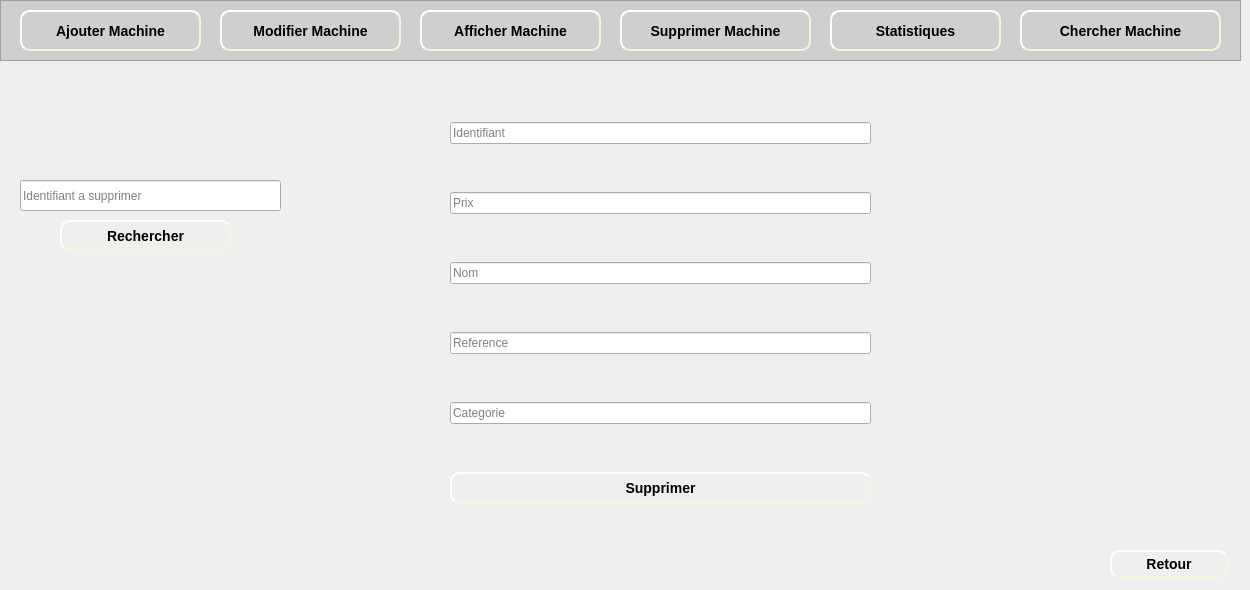
    <widget class="QWidget" name="page_11">
     <widget class="QFrame" name="frame_10">
      <property name="geometry">
       <rect>
        <x>0</x>
        <y>0</y>
        <width>1241</width>
        <height>61</height>
       </rect>
      </property>
      <property name="styleSheet">
       <string notr="true">background-color: rgb(207, 207, 207);</string>
      </property>
      <property name="frameShape">
       <enum>QFrame::StyledPanel</enum>
      </property>
      <property name="frameShadow">
       <enum>QFrame::Raised</enum>
      </property>
      <widget class="QPushButton" name="pushButton_ajouterMachine_6">
       <property name="geometry">
        <rect>
         <x>20</x>
         <y>10</y>
         <width>181</width>
         <height>41</height>
        </rect>
       </property>
       <property name="styleSheet">
        <string notr="true">#pushButton_ajouterMachine_6
{
	background-color: rgb(207, 207, 207);
	border-color: beige;
border-style: outset;
  border-width: 2px;
  border-radius: 10px;
  font: bold 14px;
  min-width: 6em;
  padding: 6px;

}
#pushButton_ajouterMachine_6:hover
{
	border-color: blue;
}</string>
       </property>
       <property name="text">
        <string>Ajouter Machine</string>
       </property>
      </widget>
      <widget class="QLabel" name="label_87">
       <property name="geometry">
        <rect>
         <x>30</x>
         <y>20</y>
         <width>21</width>
         <height>21</height>
        </rect>
       </property>
       <property name="text">
        <string/>
       </property>
       <property name="pixmap">
        <pixmap>../Bouttons/ajouMachine-removebg-preview.png</pixmap>
       </property>
       <property name="scaledContents">
        <bool>true</bool>
       </property>
      </widget>
      <widget class="QPushButton" name="pushButton_modifierMachine_6">
       <property name="geometry">
        <rect>
         <x>220</x>
         <y>10</y>
         <width>181</width>
         <height>41</height>
        </rect>
       </property>
       <property name="styleSheet">
        <string notr="true">#pushButton_modifierMachine_6
{
	background-color: rgb(207, 207, 207);
	border-color: beige;
border-style: outset;
  border-width: 2px;
  border-radius: 10px;
  font: bold 14px;
  min-width: 6em;
  padding: 6px;

}
#pushButton_modifierMachine_6:hover
{
	border-color: blue;
}</string>
       </property>
       <property name="text">
        <string>Modifier Machine</string>
       </property>
      </widget>
      <widget class="QLabel" name="label_88">
       <property name="geometry">
        <rect>
         <x>230</x>
         <y>20</y>
         <width>21</width>
         <height>21</height>
        </rect>
       </property>
       <property name="text">
        <string/>
       </property>
       <property name="pixmap">
        <pixmap>../Bouttons/modifier-removebg-preview.png</pixmap>
       </property>
       <property name="scaledContents">
        <bool>true</bool>
       </property>
      </widget>
      <widget class="QPushButton" name="pushButton_afficherMachine_5">
       <property name="geometry">
        <rect>
         <x>420</x>
         <y>10</y>
         <width>181</width>
         <height>41</height>
        </rect>
       </property>
       <property name="styleSheet">
        <string notr="true">#pushButton_afficherMachine_5
{

	border-color: beige;
border-style: outset;
  border-width: 2px;
  border-radius: 10px;
  font: bold 14px;
  min-width: 6em;
  padding: 6px;

}
#pushButton_afficherMachine_5:hover
{
	border-color: blue;
}</string>
       </property>
       <property name="text">
        <string>Afficher Machine</string>
       </property>
      </widget>
      <widget class="QLabel" name="label_89">
       <property name="geometry">
        <rect>
         <x>430</x>
         <y>20</y>
         <width>21</width>
         <height>21</height>
        </rect>
       </property>
       <property name="text">
        <string/>
       </property>
       <property name="pixmap">
        <pixmap>../Bouttons/afficher-removebg-preview.png</pixmap>
       </property>
       <property name="scaledContents">
        <bool>true</bool>
       </property>
      </widget>
      <widget class="QPushButton" name="pushButton_supprimerMachine_5">
       <property name="geometry">
        <rect>
         <x>620</x>
         <y>10</y>
         <width>191</width>
         <height>41</height>
        </rect>
       </property>
       <property name="styleSheet">
        <string notr="true">#pushButton_supprimerMachine_5
{
	background-color: rgb(207, 207, 207);
	border-color: beige;
border-style: outset;
  border-width: 2px;
  border-radius: 10px;
  font: bold 14px;
  min-width: 6em;
  padding: 6px;

}
#pushButton_supprimerMachine_5:hover
{
	border-color: blue;
}</string>
       </property>
       <property name="text">
        <string>Supprimer Machine</string>
       </property>
      </widget>
      <widget class="QLabel" name="label_90">
       <property name="geometry">
        <rect>
         <x>630</x>
         <y>20</y>
         <width>16</width>
         <height>20</height>
        </rect>
       </property>
       <property name="text">
        <string/>
       </property>
       <property name="pixmap">
        <pixmap>../Bouttons/supprimerMachine-removebg-preview.png</pixmap>
       </property>
       <property name="scaledContents">
        <bool>true</bool>
       </property>
      </widget>
      <widget class="QPushButton" name="pushButton_statistiques_5">
       <property name="geometry">
        <rect>
         <x>830</x>
         <y>10</y>
         <width>171</width>
         <height>41</height>
        </rect>
       </property>
       <property name="styleSheet">
        <string notr="true">#pushButton_statistiques_5
{
	background-color: rgb(207, 207, 207);
	border-color: beige;
border-style: outset;
  border-width: 2px;
  border-radius: 10px;
  font: bold 14px;
  min-width: 6em;
  padding: 6px;

}
#pushButton_statistiques_5:hover
{
	border-color: blue;
}</string>
       </property>
       <property name="text">
        <string>Statistiques</string>
       </property>
      </widget>
      <widget class="QLabel" name="label_25">
       <property name="geometry">
        <rect>
         <x>840</x>
         <y>20</y>
         <width>21</width>
         <height>21</height>
        </rect>
       </property>
       <property name="text">
        <string/>
       </property>
       <property name="pixmap">
        <pixmap>../Bouttons/stat-removebg-preview.png</pixmap>
       </property>
       <property name="scaledContents">
        <bool>true</bool>
       </property>
      </widget>
      <widget class="QPushButton" name="pushButton_chercherMachine_5">
       <property name="geometry">
        <rect>
         <x>1020</x>
         <y>10</y>
         <width>201</width>
         <height>41</height>
        </rect>
       </property>
       <property name="styleSheet">
        <string notr="true">#pushButton_chercherMachine_5
{

	border-color: beige;
border-style: outset;
  border-width: 2px;
  border-radius: 10px;
  font: bold 14px;
  min-width: 6em;
  padding: 6px;

}
#pushButton_chercherMachine_5:hover
{
	border-color: blue;
}</string>
       </property>
       <property name="text">
        <string>Chercher Machine</string>
       </property>
      </widget>
      <widget class="QLabel" name="label_99">
       <property name="geometry">
        <rect>
         <x>1030</x>
         <y>20</y>
         <width>21</width>
         <height>21</height>
        </rect>
       </property>
       <property name="text">
        <string/>
       </property>
       <property name="pixmap">
        <pixmap>../Bouttons/consulter-removebg-preview.png</pixmap>
       </property>
       <property name="scaledContents">
        <bool>true</bool>
       </property>
      </widget>
     </widget>
     <widget class="QLabel" name="label_18">
      <property name="geometry">
       <rect>
        <x>0</x>
        <y>60</y>
        <width>1241</width>
        <height>521</height>
       </rect>
      </property>
      <property name="text">
       <string/>
      </property>
      <property name="pixmap">
       <pixmap>../Bouttons/fontFinal.jpg</pixmap>
      </property>
      <property name="scaledContents">
       <bool>true</bool>
      </property>
     </widget>
     <widget class="QLineEdit" name="lineEdit_idSupprimerM">
      <property name="geometry">
       <rect>
        <x>20</x>
        <y>180</y>
        <width>261</width>
        <height>31</height>
       </rect>
      </property>
      <property name="placeholderText">
       <string>Identifiant a supprimer</string>
      </property>
     </widget>
     <widget class="QPushButton" name="pushButton_rechercherSM">
      <property name="geometry">
       <rect>
        <x>60</x>
        <y>220</y>
        <width>171</width>
        <height>31</height>
       </rect>
      </property>
      <property name="styleSheet">
       <string notr="true">#pushButton_rechercherSM
{

	border-color: beige;
border-style: outset;
  border-width: 2px;
  border-radius: 10px;
  font: bold 14px;
  min-width: 6em;
  padding: 6px;

}
#pushButton_rechercherSM:hover
{
	border-color: blue;
}</string>
      </property>
      <property name="text">
       <string>Rechercher</string>
      </property>
     </widget>
     <widget class="QLabel" name="label_37">
      <property name="geometry">
       <rect>
        <x>70</x>
        <y>220</y>
        <width>21</width>
        <height>21</height>
       </rect>
      </property>
      <property name="text">
       <string/>
      </property>
      <property name="pixmap">
       <pixmap>../Bouttons/consulter-removebg-preview.png</pixmap>
      </property>
      <property name="scaledContents">
       <bool>true</bool>
      </property>
     </widget>
     <widget class="QPushButton" name="pushButton_retour_7">
      <property name="geometry">
       <rect>
        <x>1110</x>
        <y>550</y>
        <width>118</width>
        <height>28</height>
       </rect>
      </property>
      <property name="styleSheet">
       <string notr="true">#pushButton_retour_7
{
	
	border-color: beige;
border-style: outset;
  border-width: 2px;
  border-radius: 10px;
  font: bold 14px;
  min-width: 6em;
  padding: 6px;

}
#pushButton_retour_7:hover
{
	border-color: blue;
}</string>
      </property>
      <property name="text">
       <string>Retour</string>
      </property>
     </widget>
     <widget class="QLabel" name="label_91">
      <property name="geometry">
       <rect>
        <x>1120</x>
        <y>560</y>
        <width>21</width>
        <height>16</height>
       </rect>
      </property>
      <property name="text">
       <string/>
      </property>
      <property name="pixmap">
       <pixmap>../Bouttons/retour-removebg-preview.png</pixmap>
      </property>
      <property name="scaledContents">
       <bool>true</bool>
      </property>
     </widget>
     <widget class="QWidget" name="verticalLayoutWidget_11">
      <property name="geometry">
       <rect>
        <x>450</x>
        <y>80</y>
        <width>421</width>
        <height>471</height>
       </rect>
      </property>
      <layout class="QVBoxLayout" name="verticalLayout_10">
       <item>
        <widget class="QLineEdit" name="lineEdit_idMachine_2">
         <property name="placeholderText">
          <string>Identifiant</string>
         </property>
        </widget>
       </item>
       <item>
        <widget class="QLineEdit" name="lineEdit_prix_3">
         <property name="placeholderText">
          <string>Prix</string>
         </property>
        </widget>
       </item>
       <item>
        <widget class="QLineEdit" name="lineEdit_nom_6">
         <property name="placeholderText">
          <string>Nom</string>
         </property>
        </widget>
       </item>
       <item>
        <widget class="QLineEdit" name="lineEdit_reference_3">
         <property name="placeholderText">
          <string>Reference</string>
         </property>
        </widget>
       </item>
       <item>
        <widget class="QLineEdit" name="lineEdit_categorie_3">
         <property name="placeholderText">
          <string>Categorie</string>
         </property>
        </widget>
       </item>
       <item>
        <widget class="QPushButton" name="pushButton_supprimerM">
         <property name="styleSheet">
          <string notr="true">#pushButton_supprimerM
{
	
	border-color: beige;
border-style: outset;
  border-width: 2px;
  border-radius: 10px;
  font: bold 14px;
  min-width: 6em;
  padding: 6px;

}
#pushButton_supprimerM:hover
{
	border-color: blue;
}</string>
         </property>
         <property name="text">
          <string>Supprimer</string>
         </property>
        </widget>
       </item>
      </layout>
     </widget>
    </widget>
